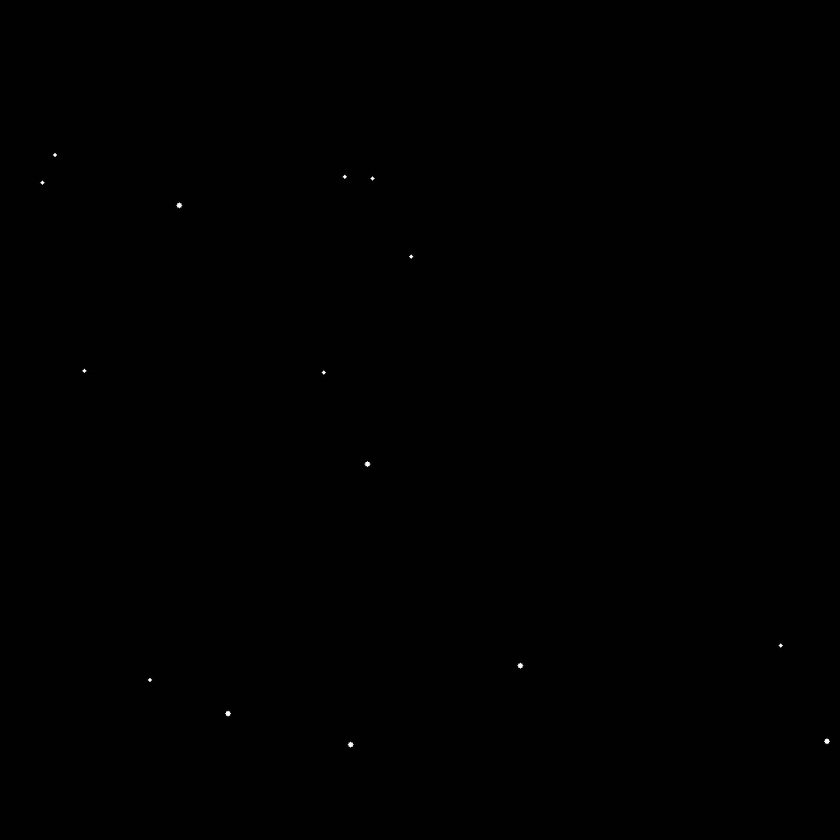
#> input picture simulations/circles_drawn.png, 840 x 840 px, shrunk from 1000 x 1000 before the run
$ python LFI_recon.py
#> lines starting #> are read from the running program, lines starting #| are printed output that depends on the picture
""" A few functions for doing basic single-depth LFI reconstruction.

Based on the algorithm described in the paper:
    Haeffele, Stahl, Vanmeerbeeck, Vidal. "Efficient reconstruction of
    holographic lens-free images by sparse phase recovery." MICCAI.
    pp. 109-117. Springer, Cham, 2017.

    Apr 13, 2020
"""

import numpy as np
from scipy.fftpack import fft2, ifft2
import cv2
import matplotlib.pyplot as plt
import skimage
from skimage import transform

def WAS_xfer(z, wave_len, img_size, pixel_dim):
    """Function to return the WAS transfer function at a given depth z.

    This function returns the coefficients of the transfer function in the
    Fourier domain for a fft of a given size.

    Args:
        z - The distance to apply the transfer function over.

        wave_len - The wavelength of the light.

        img_size - The dimensions of the transfer function to return.

        pixel_dim - A scalar describing the dimenion of the pixel. (Pixels are
        assumed to be square.).

    Returns:
        T_out - The transfer function coefficients (in Fourier domain).
    """

    n,m = img_size[0:2]
    sx  = wave_len / (pixel_dim * m)
    sy  = wave_len / (pixel_dim * n)
    iy, ix = np.ogrid[0:1+n//2,0:1+m//2]
    x   = (sx * ix)**2
    y   = (sy * iy)**2
    del ix,iy
    # calculate 1 quadrant
    Kj_Z   = z * 2.0j * np.pi / wave_len
    tmp    = np.exp(Kj_Z * np.sqrt(1.0 - x - y))
    # and mirror
    tmp    = np.concatenate((tmp[:,:-1],tmp[:,:0:-1]),axis=1)
    # and copy
    T_out = np.zeros((n,m),dtype='complex128')

    T_out[:n//2,:] = tmp[  :-1,:]
    T_out[n//2:,:] = tmp[:0:-1,:]

    return T_out

def SPR_recon(H, z, lam=1.0, wave_len=637e-9, pixel_dim=1.12e-6, num_iter=10):
    """ Function to run the sparse phase recovery reconstruction algorithm at 1 depth.

    Solves a problem of the form:
        min_{X, mu, W} 0.5*|H.*W - mu - conv2(X,T)|_F^2 + lam*|X|_1 s.t. abs(W[i,j])==1

    Args:
        H - The input hologram images.

        z - The focal depth to reconstruct at.

        lam - The weight of the sparse regularization constant.

        wave_len - The wavelength of the illumination light.

        pixel_dim - The dimension of the image sensor pixels.

        num_iter - The number of iterations of the algorithm to run.

    Returns:
        X - The (complex valued) reconstructed image

        X_ll - The loss-less reconstructed image. (I.e., X_ll, plus the
        background term and phase term) can be used to perfectly recover the
        hologram.

        mu - The background constant.

        W - The estimated phase of the hologram.
    """

    #Get the transfer function
    T = WAS_xfer(z, wave_len, H.shape, pixel_dim)

    X = np.zeros(H.shape, dtype = 'complex128')
    W = np.ones_like(X)
    mu = np.zeros(1, dtype = 'complex128')

    #First get the hologram back projected to the image plane.
    TdHw = ifft2(np.conj(T)*fft2(H*W))

    #Now run the main loop
    for i in range(num_iter):

        #Estimate the background term
        mu = np.mean(TdHw-X)/np.conj(T[0,0])

        #Estiamte the phase of the hologram
        W = ifft2(T*fft2(X))
        W = W+mu
        W = W/np.abs(W+1e-16)

        #Update the back projection of the hologram (+phase) to the focal plane
        TdHw = ifft2(np.conj(T)*fft2(H*W))

        #Update the reconstructed image
        X_ll = TdHw-mu*np.conj(T[0,0])
        X = X_ll/(np.abs(X_ll)+1e-16)*np.maximum(np.abs(X_ll)-lam,0)

    return X, X_ll, mu, W

def main():

    #Make a basic phase image with a simple square of shifted phase in the middle
    I = cv2.imread('circles_drawn.png',cv2.IMREAD_GRAYSCALE)
#> I is the input picture: shape (840, 840); min 0, max 255, mean 1.1
    I = I/1
    I = skimage.transform.downscale_local_mean(I, (4,4))
#> I: shape (210, 210) float64
    print(np.max(I), np.min(I), I[0,0].dtype)
#| 190.5 0.875 float64
    I[I>1] = np.exp(np.pi*1.0j)
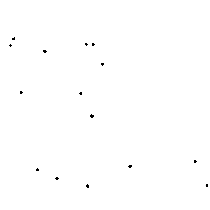
#> I: shape (210, 210) float64; min -1, max 1, mean 0.995; drawn with min black and max white

    #Make the hologram by projecting to the image plane
    z = 1500e-6
    T = WAS_xfer(z, 405e-9, I.shape, 1.12e-6) #637e-9
    H = np.abs(ifft2(T*fft2(I)))
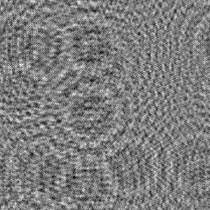
#> H: shape (210, 210) float64; min 0.697, max 1.31, mean 0.997; drawn with min black and max white

    #Scale the hologram to the range [0,16]
    H = H-np.min(H)
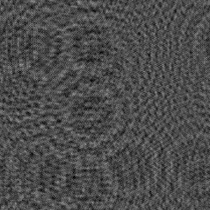
#> H: shape (210, 210) float64; min 0, max 0.609, mean 0.3
    H = 16*H/np.max(H)

    #Now do the reconstruction
    X, X_ll, mu, W = SPR_recon(H, z, wave_len=405e-9)

    #Make an image of the hologram and the reconstruction
    #Note that the reconstruction has the background illumination (mu)
    #subtracted out.
    A = plt.figure()
    plt.imshow(H, cmap='gray')
    plt.title('Hologram')
    A.savefig('1500micronsHologram.png')

    B = plt.figure()
    plt.imshow(np.abs(X), cmap='gray')
    plt.title('Reconstruction')
    B.savefig('1500micronsReconstruction.png')
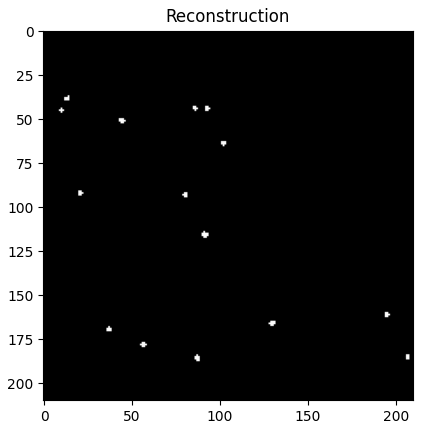
#> figure drawn by matplotlib, 1 panel

    plt.show()

def comparingReconstructions():
# [20 lines of commented-out code are left out]

    quarter = cv2.imread('downSampledReconstruction.png',cv2.IMREAD_GRAYSCALE) / 1
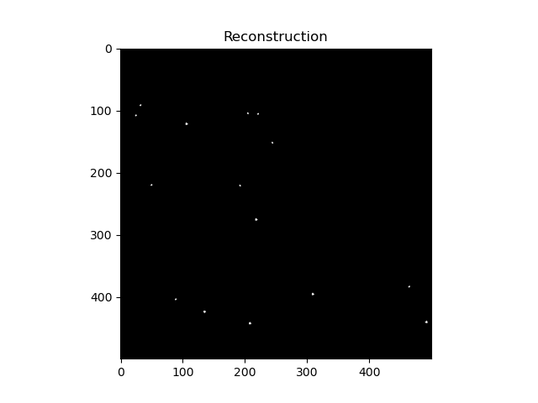
#> input picture simulations/downSampledReconstruction.png, 538 x 403 px, shrunk from 640 x 480 before the run
#> quarter: shape (403, 538) float64; min 0, max 255, mean 140
    more_than_quarter = cv2.imread('downSampledReconstruction_4_4.png',cv2.IMREAD_GRAYSCALE) / 1
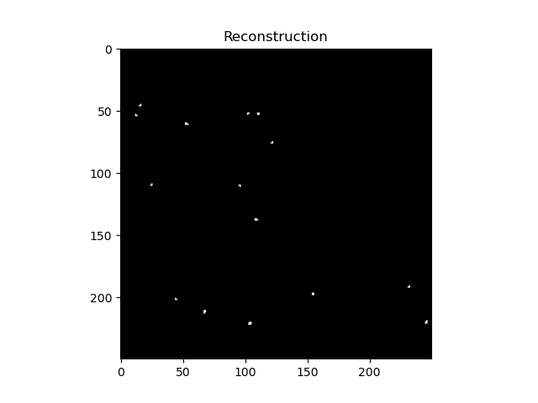
#> input picture simulations/downSampledReconstruction_4_4.png, 538 x 403 px, shrunk from 640 x 480 before the run
#> more_than_quarter: shape (403, 538) float64; min 0, max 255, mean 140.1

    print(np.max(quarter), np.max(more_than_quarter))
#| 255.0 255.0
    print(np.max(np.abs(quarter - more_than_quarter)))
#| 255.0

    A = plt.figure()
    plt.imshow(np.abs(quarter - more_than_quarter), cmap='gray');
    plt.title('quarter more_than_quarter')

    plt.show()
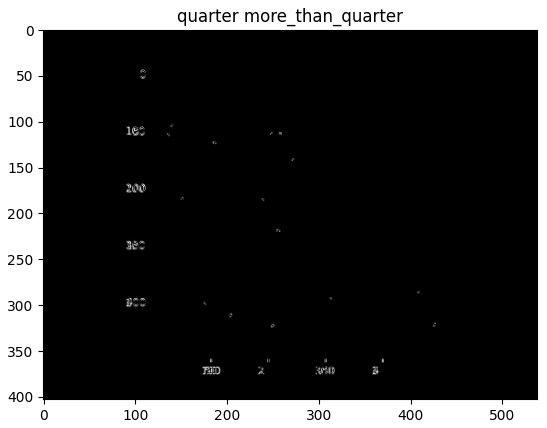
#> figure drawn by matplotlib, 1 panel

main();
comparingReconstructions()
